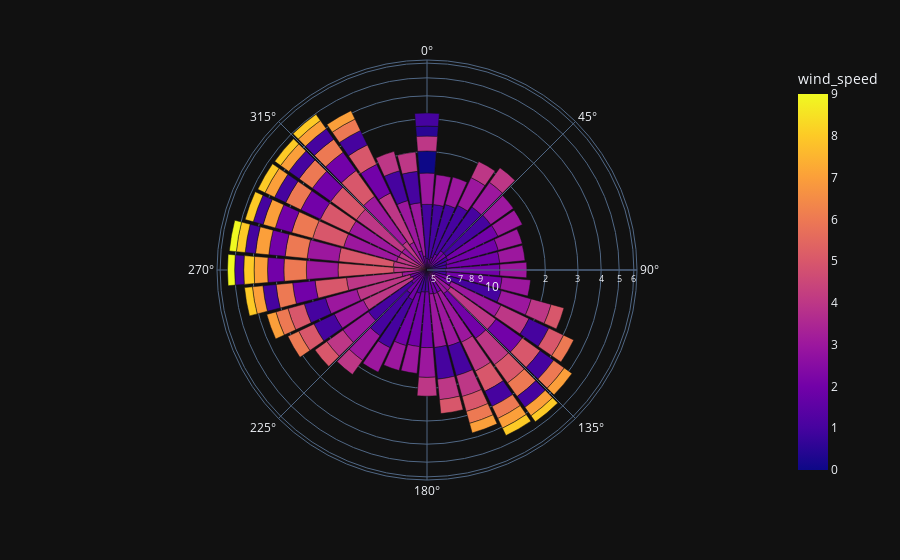

Notebook source saved alongside this figure:
### Code cell
import plotly.express as px
fig = px.bar_polar(winddata.query('frequency>4'), r='frequency', theta="wind_deg",
                   color="wind_speed", template="plotly_dark",
                   color_discrete_sequence= px.colors.sequential.Plasma_r,
                   log_r=True)
fig.show()

### Figure 1 — Plotly figure (JSON) as saved in the notebook; plotly's stock layout.template omitted (floating-point values rounded to 4 significant figures; data arrays with more than 128 entries replaced by an {"elided": "..."} marker saying what was removed)
{"data": [{"hovertemplate": "frequency=%{r}<br>wind_deg=%{theta}<br>wind_speed=%{marker.color}<extra></extra>", "legendgroup": "", "marker": {"color": {"elided": "197 float values"}, "coloraxis": "coloraxis", "pattern": {"shape": ""}}, "name": "", "r": {"elided": "197 float values"}, "showlegend": false, "subplot": "polar", "theta": {"elided": "197 int values"}, "type": "barpolar"}], "layout": {"barmode": "relative", "coloraxis": {"colorbar": {"title": {"text": "wind_speed"}}, "colorscale": [[0, "#0d0887"], [0.1111, "#46039f"], [0.2222, "#7201a8"], [0.3333, "#9c179e"], [0.4444, "#bd3786"], [0.5556, "#d8576b"], [0.6667, "#ed7953"], [0.7778, "#fb9f3a"], [0.8889, "#fdca26"], [1, "#f0f921"]]}, "legend": {"tracegroupgap": 0}, "margin": {"t": 60}, "polar": {"angularaxis": {"direction": "clockwise", "rotation": 90}, "domain": {"x": [0, 1], "y": [0, 1]}, "radialaxis": {"type": "log"}}}}
